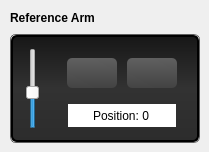
                  <widget class="QFrame" name="frame_reference_arm">
                   <property name="minimumSize">
                    <size>
                     <width>0</width>
                     <height>144</height>
                    </size>
                   </property>
                   <property name="maximumSize">
                    <size>
                     <width>16777215</width>
                     <height>210</height>
                    </size>
                   </property>
                   <property name="styleSheet">
                    <string notr="true">border: none;</string>
                   </property>
                   <property name="frameShape">
                    <enum>QFrame::StyledPanel</enum>
                   </property>
                   <property name="frameShadow">
                    <enum>QFrame::Raised</enum>
                   </property>
                   <widget class="QLabel" name="label_49">
                    <property name="geometry">
                     <rect>
                      <x>10</x>
                      <y>10</y>
                      <width>161</width>
                      <height>16</height>
                     </rect>
                    </property>
                    <property name="font">
                     <font>
                      <weight>75</weight>
                      <bold>true</bold>
                     </font>
                    </property>
                    <property name="styleSheet">
                     <string notr="true">border: none;</string>
                    </property>
                    <property name="text">
                     <string>Reference Arm</string>
                    </property>
                   </widget>
                   <widget class="QFrame" name="frame_white_border_27">
                    <property name="geometry">
                     <rect>
                      <x>10</x>
                      <y>34</y>
                      <width>190</width>
                      <height>109</height>
                     </rect>
                    </property>
                    <property name="minimumSize">
                     <size>
                      <width>190</width>
                      <height>100</height>
                     </size>
                    </property>
                    <property name="maximumSize">
                     <size>
                      <width>190</width>
                      <height>140</height>
                     </size>
                    </property>
                    <property name="styleSheet">
                     <string notr="true">QFrame {
    border: 1px solid rgb(95, 95, 95);
    border-radius: 6px;
}</string>
                    </property>
                    <property name="frameShape">
                     <enum>QFrame::StyledPanel</enum>
                    </property>
                    <property name="frameShadow">
                     <enum>QFrame::Raised</enum>
                    </property>
                    <property name="lineWidth">
                     <number>1</number>
                    </property>
                    <layout class="QGridLayout" name="gridLayout_34" rowstretch="0" columnstretch="0">
                     <property name="sizeConstraint">
                      <enum>QLayout::SetDefaultConstraint</enum>
                     </property>
                     <property name="margin">
                      <number>0</number>
                     </property>
                     <property name="spacing">
                      <number>0</number>
                     </property>
                     <item row="0" column="0">
                      <widget class="QFrame" name="frame_button_bar_19">
                       <property name="minimumSize">
                        <size>
                         <width>0</width>
                         <height>0</height>
                        </size>
                       </property>
                       <property name="maximumSize">
                        <size>
                         <width>16777215</width>
                         <height>16777215</height>
                        </size>
                       </property>
                       <property name="styleSheet">
                        <string notr="true">QFrame {
  background: rgb(29, 29, 29);
    border-style: solid;
    border: 2px solid #000000;
    border-radius: 6px;

background-color: qlineargradient(spread:pad, x1:0, y1:0, x2:0, y2:1, stop:0 rgba(23, 23, 23, 255), stop:0.497561 rgba(50, 50, 50, 255), stop:1 rgba(44, 44, 44, 255));
}</string>
                       </property>
                       <property name="frameShape">
                        <enum>QFrame::StyledPanel</enum>
                       </property>
                       <property name="frameShadow">
                        <enum>QFrame::Raised</enum>
                       </property>
                       <property name="lineWidth">
                        <number>1</number>
                       </property>
                       <widget class="QSlider" name="verticalSlider_18">
                        <property name="geometry">
                         <rect>
                          <x>14</x>
                          <y>13</y>
                          <width>16</width>
                          <height>81</height>
                         </rect>
                        </property>
                        <property name="maximum">
                         <number>999</number>
                        </property>
                        <property name="value">
                         <number>444</number>
                        </property>
                        <property name="orientation">
                         <enum>Qt::Vertical</enum>
                        </property>
                       </widget>
                       <widget class="QPushButton" name="pushButton_60">
                        <property name="geometry">
                         <rect>
                          <x>116</x>
                          <y>23</y>
                          <width>50</width>
                          <height>30</height>
                         </rect>
                        </property>
                        <property name="minimumSize">
                         <size>
                          <width>20</width>
                          <height>20</height>
                         </size>
                        </property>
                        <property name="maximumSize">
                         <size>
                          <width>130</width>
                          <height>100</height>
                         </size>
                        </property>
                        <property name="font">
                         <font>
                          <pointsize>10</pointsize>
                          <weight>75</weight>
                          <bold>true</bold>
                         </font>
                        </property>
                        <property name="styleSheet">
                         <string notr="true">QPushButton:hover
{
    border: 1px solid #78879b;
    color: silver;
}

QPushButton
{
    border-color: rgb(0,0,0);
}

QPushButton {
background-color: qlineargradient(spread:pad, x1:0.546341, y1:1, x2:0.512195, y2:0, stop:0 rgba(67, 67, 67, 255), stop:1 rgba(96, 96, 96, 255));
border-radius: 5px;
}</string>
                        </property>
                        <property name="text">
                         <string/>
                        </property>
                        <property name="icon">
                         <iconset resource="grey_icons.qrc">
                          <normaloff>:/greys/images/grey_icons/10pc_gray_pure_down.svg</normaloff>:/greys/images/grey_icons/10pc_gray_pure_down.svg</iconset>
                        </property>
                        <property name="iconSize">
                         <size>
                          <width>14</width>
                          <height>14</height>
                         </size>
                        </property>
                       </widget>
                       <widget class="QSpinBox" name="spinBox_44">
                        <property name="geometry">
                         <rect>
                          <x>57</x>
                          <y>69</y>
                          <width>108</width>
                          <height>23</height>
                         </rect>
                        </property>
                        <property name="alignment">
                         <set>Qt::AlignCenter</set>
                        </property>
                        <property name="buttonSymbols">
                         <enum>QAbstractSpinBox::NoButtons</enum>
                        </property>
                        <property name="suffix">
                         <string/>
                        </property>
                        <property name="prefix">
                         <string>Position: </string>
                        </property>
                        <property name="maximum">
                         <number>10000</number>
                        </property>
                       </widget>
                       <widget class="QPushButton" name="pushButton_61">
                        <property name="geometry">
                         <rect>
                          <x>56</x>
                          <y>23</y>
                          <width>50</width>
                          <height>30</height>
                         </rect>
                        </property>
                        <property name="minimumSize">
                         <size>
                          <width>20</width>
                          <height>20</height>
                         </size>
                        </property>
                        <property name="maximumSize">
                         <size>
                          <width>130</width>
                          <height>100</height>
                         </size>
                        </property>
                        <property name="font">
                         <font>
                          <pointsize>10</pointsize>
                          <weight>75</weight>
                          <bold>true</bold>
                         </font>
                        </property>
                        <property name="styleSheet">
                         <string notr="true">QPushButton:hover
{
    border: 1px solid #78879b;
    color: silver;
}

QPushButton
{
    border-color: rgb(0,0,0);
}

QPushButton {
background-color: qlineargradient(spread:pad, x1:0.546341, y1:1, x2:0.512195, y2:0, stop:0 rgba(67, 67, 67, 255), stop:1 rgba(96, 96, 96, 255));
border-radius: 5px;
}</string>
                        </property>
                        <property name="text">
                         <string/>
                        </property>
                        <property name="icon">
                         <iconset resource="grey_icons.qrc">
                          <normaloff>:/greys/images/grey_icons/10pc_gray_pure_up.svg</normaloff>:/greys/images/grey_icons/10pc_gray_pure_up.svg</iconset>
                        </property>
                        <property name="iconSize">
                         <size>
                          <width>14</width>
                          <height>14</height>
                         </size>
                        </property>
                       </widget>
                      </widget>
                     </item>
                    </layout>
                   </widget>
                  </widget>
